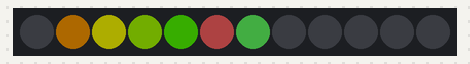
Simulated run of this sketch. Board: Arduino Uno, built with avr-gcc and run on an emulated ATmega328P. On the bench: 12 RGB LEDs in strip order, left to right. Dim RGB values are drawn brighter than linear; random numbers use the default seed unless the sketch sets one.

Above: at 0.1 s.
At 13.6 s:
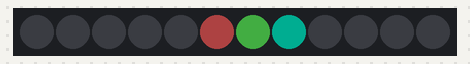
At 18.1 s:
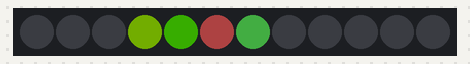
At 23.6 s:
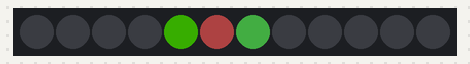
At 26.6 s:
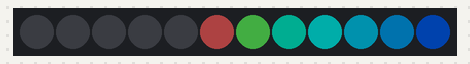
At 34.6 s:
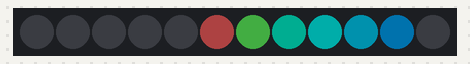

Measured:
- what the display in image 1 shows lasts 1.0 s, from 13.5 s to 14.5 s
- what the display in image 4 shows lasts 2.1 s, from 26.5 s to 28.6 s

The sketch:

NEOPIXELS.ino
```cpp
#include <Adafruit_NeoPixel.h>
#include <initializer_list>

#define PINPIXELS 2
#define NUMPIXELS 12

Adafruit_NeoPixel pixels = Adafruit_NeoPixel(NUMPIXELS, PINPIXELS, NEO_GRB + NEO_KHZ800);

void setup() {
  pixels.begin();
  pixels.setBrightness(50);
  pixels.show();
  initializePixels();
}

void initializePixels() {
  // Initial pixel colors
  pixels.setPixelColor(5, pixels.Color(255, 0, 0));
  pixels.setPixelColor(6, pixels.Color(0, 255, 0));
  pixels.show();
}

void setTemperaturePixels(float temp) {
  pixels.clear();
  setPixels({ 6, 5 }, { pixels.Color(100, 255, 100), pixels.Color(255, 100, 100) });

  if (temp >= 31 && temp < 32) {
    setPixels({ 4 }, { pixels.Color(85, 255, 0) });
  } else if (temp >= 32 && temp < 33) {
    setPixels({ 4, 3 }, { pixels.Color(85, 255, 0), pixels.Color(166, 255, 0) });
  } else if (temp >= 33 && temp < 34) {
    setPixels({ 4, 3, 2 }, { pixels.Color(85, 255, 0), pixels.Color(166, 255, 0), pixels.Color(255, 255, 0, 0) });
  } else if (temp >= 34 && temp < 35) {
    setPixels({ 4, 3, 2, 1 }, { pixels.Color(85, 255, 0), pixels.Color(166, 255, 0), pixels.Color(255, 255, 0, 0), pixels.Color(255, 153, 0) });
  } else if (temp >= 35) {
    setPixels({ 4, 3, 2, 1, 0 }, { pixels.Color(85, 255, 0), pixels.Color(166, 255, 0), pixels.Color(255, 255, 0, 0), pixels.Color(255, 153, 0), pixels.Color(255, 0, 0) });
  } else if (temp >= 29 && temp < 30) {
    setPixels({ 7 }, { pixels.Color(0, 255, 213) });
  } else if (temp >= 28 && temp < 29) {
    setPixels({ 8, 7 }, { pixels.Color(0, 255, 247), pixels.Color(0, 255, 213) });
  } else if (temp >= 27 && temp < 28) {
    setPixels({ 9, 8, 7 }, { pixels.Color(0, 213, 255), pixels.Color(0, 255, 247), pixels.Color(0, 255, 213) });
  } else if (temp >= 26 && temp < 27) {
    setPixels({ 10, 9, 8, 7 }, { pixels.Color(0, 166, 255), pixels.Color(0, 213, 255), pixels.Color(0, 255, 247), pixels.Color(0, 255, 213) });
  } else {
    setPixels({ 11, 10, 9, 8, 7 }, { pixels.Color(0, 98, 255), pixels.Color(0, 166, 255), pixels.Color(0, 213, 255), pixels.Color(0, 255, 247), pixels.Color(0, 255, 213) });
  }

  pixels.show();
}

void setPixels(std::initializer_list<int> indices, std::initializer_list<uint32_t> colors) {
  auto color = colors.begin();
  for (int index : indices) {
    pixels.setPixelColor(index, *color++);
  }
}

void loop() {
  int randNum = random(24, 35);
  setTemperaturePixels(randNum);
  delay(500);
}
```
